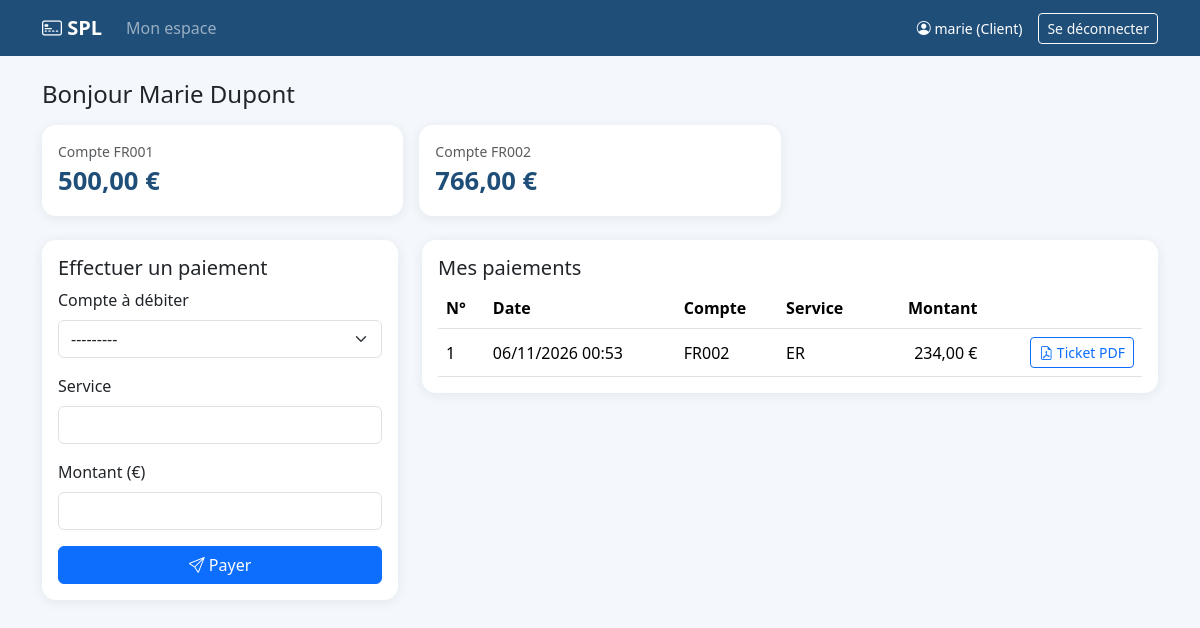
The app's page /client/ (signed in), older data.
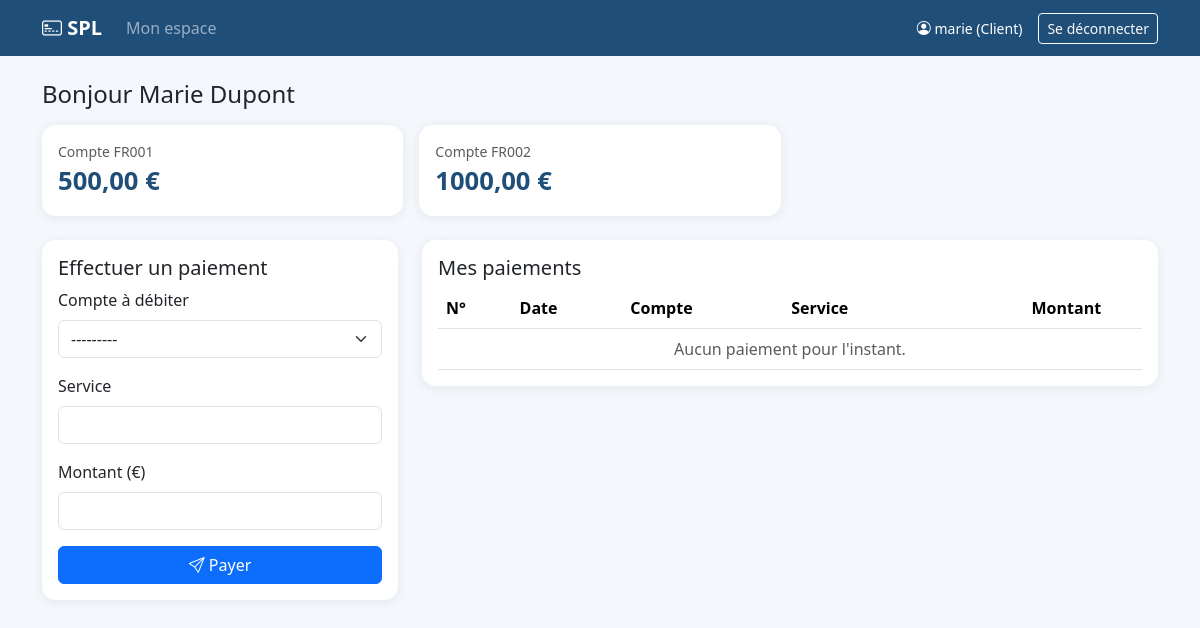
The same page, newer data.
### paiements/models.py (models this page shows, shortened)
class Compte(models.Model):
    numero = models.CharField(max_length=20, unique=True)
    solde = models.DecimalField(max_digits=12, decimal_places=2, default=Decimal("0.00"))
    proprietaire = models.ForeignKey(
        Utilisateur, on_delete=models.CASCADE, related_name="comptes",
        limit_choices_to={"role": "client"},
    )
    def __str__(self):
        return f"Compte {self.numero} : solde = {self.solde:.2f} €"

class Paiement(models.Model):
    compte = models.ForeignKey(Compte, on_delete=models.CASCADE, related_name="paiements")
    service = models.CharField(max_length=100)
    montant = models.DecimalField(max_digits=12, decimal_places=2)
    date = models.DateTimeField(auto_now_add=True)
    class Meta:
        ordering = ["-date"]
    @property
    def numero(self) -> int:
        return self.pk

### paiements/views.py (the view)
# urls.py: path("client/", views.espace_client, name="espace_client"),
@login_required
def espace_client(request):
    if request.user.est_administrateur():
        return redirect("liste_paiements")
    client = _client(request)
    if request.method == "POST":
        form = PaiementForm(client, request.POST)
        if form.is_valid():
            try:
                paiement = client.effectuer_paiement(
                    form.cleaned_data["compte"], form.cleaned_data["montant"], form.cleaned_data["service"]
                )
                messages.success(request, f"Paiement n°{paiement.pk} effectué. Vous pouvez télécharger votre ticket.")
                return redirect("espace_client")
            except ValueError as erreur:
                messages.error(request, str(erreur))
    else:
        form = PaiementForm(client)
    paiements = Paiement.objects.filter(compte__proprietaire=client).select_related("compte")
    return render(request, "paiements/espace_client.html", {
        "client": client, "comptes": client.get_comptes(), "paiements": paiements, "form": form,
    })

### paiements/forms.py
class PaiementForm(forms.Form):
    compte = forms.ModelChoiceField(queryset=Compte.objects.none(), label="Compte à débiter")
    service = forms.CharField(max_length=100, label="Service")
    montant = forms.DecimalField(max_digits=12, decimal_places=2, min_value=Decimal("0.01"), label="Montant (€)")
    def __init__(self, client, *args, **kwargs):
        super().__init__(*args, **kwargs)
        self.fields["compte"].queryset = client.get_comptes()
        for champ in self.fields.values():
            champ.widget.attrs["class"] = "form-select" if isinstance(champ, forms.ModelChoiceField) else "form-control"

### paiements/models.py (called while the page is built)
    def est_administrateur(self) -> bool:
        return self.role == "admin" or self.is_superuser

    @property
    def nom(self) -> str:
        return self.last_name

    @property
    def prenom(self) -> str:
        return self.first_name

    def get_queryset(self):
        return super().get_queryset().filter(role="client")

    def get_comptes(self):
        return self.comptes.all()

### paiements/views.py (called while the page is built)
def _client(request):
    return Client.objects.get(pk=request.user.pk)

### paiements/templates/paiements/espace_client.html (shortened to what this page needs)
{% extends "paiements/base.html" %}
{% block contenu %}
<h1 class="h4 mb-3">Bonjour {{ client.prenom|default:client.username }} {{ client.nom }}</h1>
<div class="row g-3 mb-4">
  {% for compte in comptes %}
  <div class="col-12 col-sm-6 col-lg-4">
    <div class="card carte p-3">
      <div class="text-muted small">Compte {{ compte.numero }}</div>
      <div class="solde">{{ compte.solde|floatformat:2 }} €</div>
    </div>
  </div>
  {% empty %}
  <div class="col-12"><div class="alert alert-warning">Aucun compte. Contactez l'administrateur.</div></div>
  {% endfor %}
</div>
<div class="row g-4">
  <div class="col-12 col-lg-4">
    <div class="card carte p-3">
      <h2 class="h5">Effectuer un paiement</h2>
      <form method="post">
        {% for champ in form %}
          <div class="mb-3">
            <label class="form-label" for="{{ champ.id_for_label }}">{{ champ.label }}</label>
            {{ champ }}
          </div>
        {% endfor %}
        <button class="btn btn-primary w-100"><i class="bi bi-send"></i> Payer</button>
      </form>
    </div>
  </div>
  <div class="col-12 col-lg-8">
    <div class="card carte p-3">
      <h2 class="h5">Mes paiements</h2>
      <div class="table-responsive">
        <table class="table align-middle mb-0">
          <thead><tr><th>N°</th><th>Date</th><th>Compte</th><th>Service</th><th class="text-end">Montant</th><th></th></tr></thead>
          <tbody>
          {% for p in paiements %}
            <tr>
              <td>{{ p.numero }}</td>
              <td class="text-nowrap">{{ p.date|date:"d/m/Y H:i" }}</td>
              <td>{{ p.compte.numero }}</td>
              <td>{{ p.service }}</td>
              <td class="text-end text-nowrap">{{ p.montant|floatformat:2 }} €</td>
              <td class="text-end">
                <a class="btn btn-sm btn-outline-primary text-nowrap" href="{% url 'ticket_pdf' p.pk %}">
                  <i class="bi bi-file-earmark-pdf"></i> Ticket PDF
                </a>
              </td>
            </tr>
          {% empty %}
            <tr><td colspan="6" class="text-muted text-center">Aucun paiement pour l'instant.</td></tr>
          {% endfor %}
          </tbody>
        </table>
      </div>
    </div>
  </div>
</div>
{% endblock %}

Row changes from the older to the newer data that the page shows:
removed Paiement: numero "1", date "06/11/2026 00:53", compte.numero "FR002", service "ER", montant "234,00"
changed Compte "FR002": solde "766,00" → "1000,00"
Text that changed along with them:
text now shown: "Aucun paiement pour l'instant."
